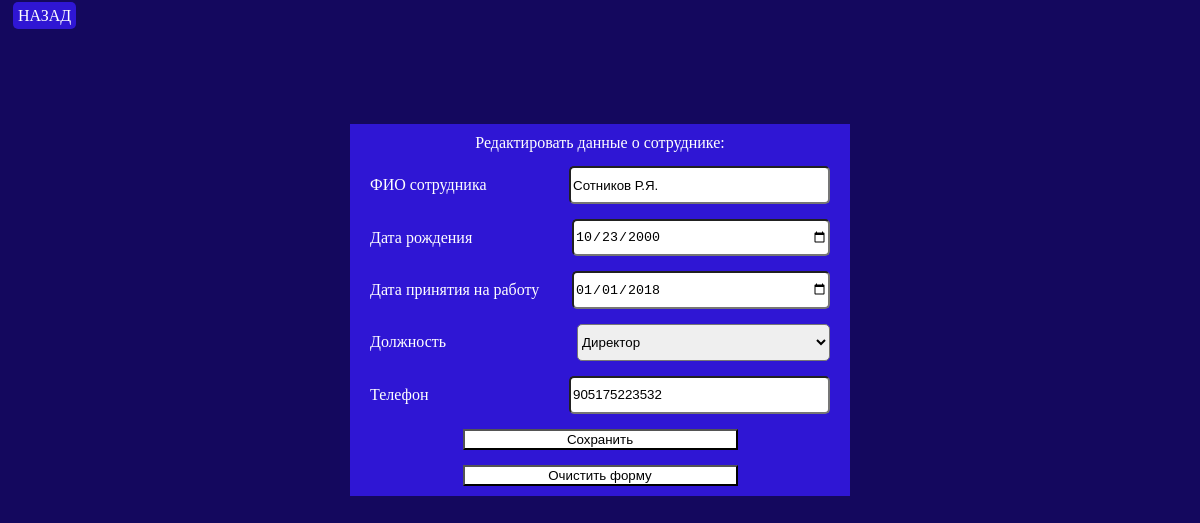
Screenshot of /update_employers.php?red_id=1 with the database file from the repository.
### tables this page shows
CREATE TABLE `employers` (
  `E_ID` int(15) NOT NULL COMMENT 'Код сотрудника',
  `E_FIO` varchar(40) NOT NULL COMMENT 'ФИО сотрудника',
  `E_BORN` date NOT NULL COMMENT 'Дата рождения',
  `E_RDATE` date NOT NULL COMMENT 'Дата принятия на работу',
  `E_POST` int(90) NOT NULL COMMENT 'ВК к POST',
  `E_TEL` bigint(12) NOT NULL COMMENT 'Телефон'
);

### update_employers.php (the view, shortened to what this page needs)
<?php
	include 'connect.php';
	$red_id = htmlentities(trim($_GET['red_id']));
	if(isset($red_id))
	{
		$sql_select = "SELECT `E_FIO`, `E_BORN`, `E_RDATE`, `E_POST`, `E_TEL` FROM `employers` WHERE `E_ID`='$red_id'";
		$result_select = mysqli_query($link, $sql_select);
		$row = mysqli_fetch_array($result_select);
	}
?>
<!DOCTYPE html>
<html lang="en">
<head>
	<link rel="stylesheet" href="css/index.css">
	<link rel="stylesheet" href="css/reset.css">
</head>
<body>
	<a class="button" href="table-employers.php">НАЗАД</a>
	<form class="flex-box" method="post">
		<h1>Редактировать данные о сотруднике: </h1>
		<div class="item">
			<h1>ФИО сотрудника</h1>
			<input type="text" name="E_FIO" value="<?= isset($red_id) ? $row['E_FIO'] : ''; ?>">
		</div>
		<div class="item">
			<h1>Дата рождения</h1>
			<input type="date" name="E_BORN" value="<?= isset($red_id) ? $row['E_BORN'] : ''; ?>">
		</div>
		<div class="item">
			<h1>Дата принятия на работу</h1>
			<input type="date" name="E_RDATE" value="<?= isset($red_id) ? $row['E_RDATE'] : ''; ?>">
		</div>
		<div class="item">
			<h1>Должность</h1>
			<select name="E_POST">
				<?php
					include 'connect.php';
					$select1 = "SELECT `LP_ID`, `LP_POST` FROM `list of post` WHERE `list of post`.`LP_ID` = ( SELECT `E_POST` FROM `employers` WHERE `employers`.`E_ID` = '$red_id')";
					$result1 = mysqli_query($link, $select1);
					while ($row1 = mysqli_fetch_array($result1))
					{
						echo "<option value='".$row1['LP_ID']."'>".$row1['LP_POST']."</option>";
					}
				?>
			</select>
		</div>
		<div class="item">
			<h1>Телефон</h1>
			<input type="text" name="E_TEL" value="<?= isset($red_id) ? $row['E_TEL'] : ''; ?>">
		</div>
		<input type="submit" name="send" value="Сохранить">
		<input type="reset" value="Очистить форму">
	</form>
</body>
</html>

### css/index.css (style rules this page uses)
body { background-color: #14085e; color: white; line-height: 2; }
h1, div { text-align: center; }
a { text-decoration: none; color: #ffffff; }
.button { color: white; background-color: #2f16d4; border-radius: 5px; padding: 5px; transition: all 0.5s; margin: 5px; }
.flex-box { display: flex; flex-direction: column; background-color: #2f16d4; width: 500px; margin: 100px auto; text-align: center; }
.flex-box .item { display: flex; flex-direction: row; justify-content: space-between; margin: 5px 20px 10px; }
.flex-box .item input, select { width: 55%; border-radius: 5px; }
.flex-box input[type="submit"], input[type="reset"] { width: 55%; margin: 5px auto 10px; background-color: white; }

### rows the page displays
employers: E_FIO "Сотников Р.Я.", E_BORN "10/23/2000", E_RDATE "01/01/2018", E_TEL "905175223532"

### other values shown
form field E_POST "Директор"
